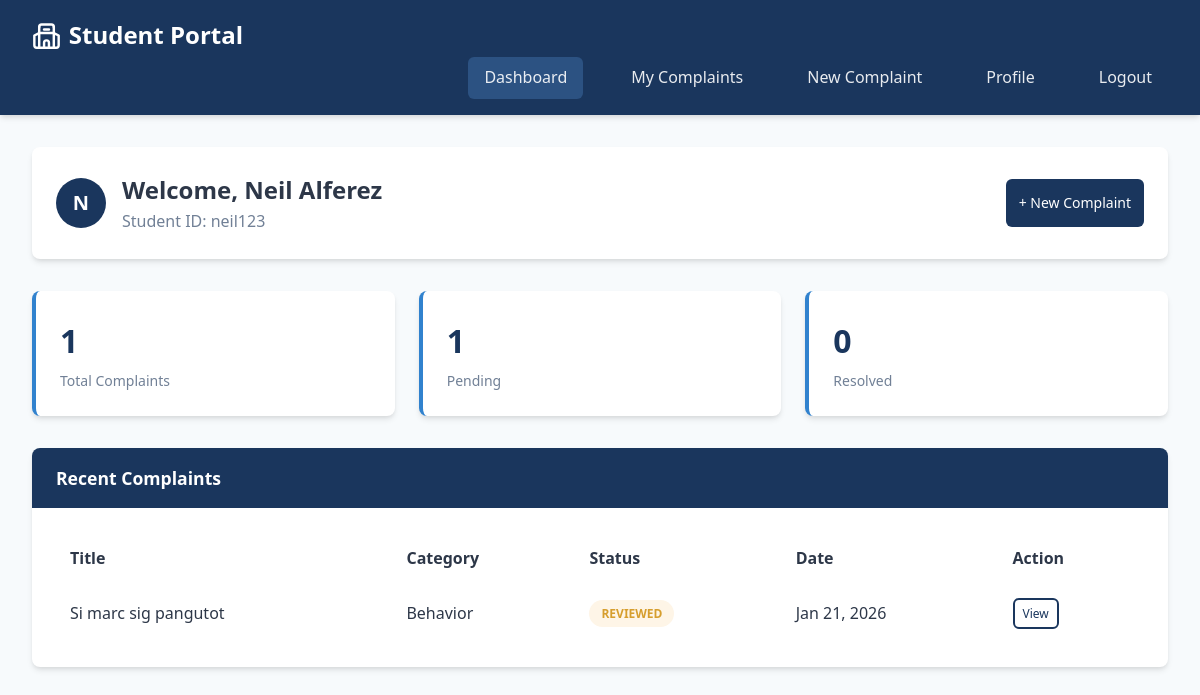
The app's page /students/dashboard.php (signed in) with its own data.
### tables this page shows
CREATE TABLE `complaints` (
  `id` int(11) NOT NULL,
  `title` varchar(200) NOT NULL,
  `description` text NOT NULL,
  `category` enum('academic','facility','behavior','other') NOT NULL,
  `priority` enum('low','medium','high','urgent') DEFAULT 'medium',
  `status` enum('submitted','reviewed','in_progress','resolved','closed') DEFAULT 'submitted',
  `student_id` int(11) NOT NULL,
  `assigned_teacher_id` int(11) DEFAULT NULL,
  `created_at` timestamp NOT NULL DEFAULT current_timestamp(),
  `updated_at` timestamp NOT NULL DEFAULT current_timestamp() ON UPDATE current_timestamp(),
  `resolved_at` timestamp NULL DEFAULT NULL
);

### includes/db.php (called while the page is built, shortened)
<?php
class Database
{
    private static $instance = null;
    private $conn;
    private function __construct()
    {
        try {
            $this->conn = new mysqli(DB_HOST, DB_USER, DB_PASS, DB_NAME);
            $this->conn->set_charset("utf8mb4");
        } catch (Exception $e) {
            die("Database connection error: " . $e->getMessage());
        }
    }
    public static function getInstance()
    {
        if (self::$instance === null) {
            self::$instance = new self();
        }
        return self::$instance;
    }
    public function getConnection()
    {
        return $this->conn;
    }
}

### includes/functions.php (called while the page is built, shortened)
<?php
require_once 'db.php';
class ComplaintSystem
{
    private $db;
    public function __construct()
    {
        $database = Database::getInstance();
        $this->db = $database->getConnection();
    }
    public function getComplaints($filters = [])
    {
        $sql = "SELECT c.*, u.full_name as student_name, t.full_name as teacher_name
                FROM complaints c
                LEFT JOIN users u ON c.student_id = u.id
                LEFT JOIN users t ON c.assigned_teacher_id = t.id";
        $whereClauses = [];
        $params = [];
        $types = "";
        if ($_SESSION['user_role'] === 'student') {
            $whereClauses[] = "c.student_id = ?";
            $params[] = $_SESSION['user_id'];
            $types .= "i";
        } elseif ($_SESSION['user_role'] === 'teacher') {
            $whereClauses[] = "c.assigned_teacher_id = ?";
            $params[] = $_SESSION['user_id'];
            $types .= "i";
        }
        if (!empty($whereClauses)) {
            $sql .= " WHERE " . implode(" AND ", $whereClauses);
        }
        $sql .= " ORDER BY c.created_at DESC";
        $stmt = $this->db->prepare($sql);
        if (!empty($params)) {
            $stmt->bind_param($types, ...$params);
        }
        $stmt->execute();
        return $stmt->get_result()->fetch_all(MYSQLI_ASSOC);
    }
    public function getStats()
    {
        $role = $_SESSION['user_role'];
        $userId = $_SESSION['user_id'];
        $stats = [];
        $sql = "SELECT COUNT(*) as total FROM complaints";
        if ($role === 'student') {
            $sql .= " WHERE student_id = ?";
            $stmt = $this->db->prepare($sql);
            $stmt->bind_param("i", $userId);
        } elseif ($role === 'teacher') {
            $sql .= " WHERE assigned_teacher_id = ?";
            $stmt = $this->db->prepare($sql);
            $stmt->bind_param("i", $userId);
        } else {
            $stmt = $this->db->prepare($sql);
        }
        $stmt->execute();
        $stats['total'] = $stmt->get_result()->fetch_assoc()['total'];
        $sql = "SELECT COUNT(*) as pending FROM complaints WHERE status IN ('submitted', 'reviewed')";
        if ($role === 'student') {
            $sql .= " AND student_id = ?";
            $stmt = $this->db->prepare($sql);
            $stmt->bind_param("i", $userId);
        } elseif ($role === 'teacher') {
            $sql .= " AND assigned_teacher_id = ?";
            $stmt = $this->db->prepare($sql);
            $stmt->bind_param("i", $userId);
        } else {
            $stmt = $this->db->prepare($sql);
        }
        $stmt->execute();
        $stats['pending'] = $stmt->get_result()->fetch_assoc()['pending'];
        return $stats;
    }
}

### students/dashboard.php (the view, shortened to what this page needs)
<?php
require_once '../includes/functions.php';
$system = new ComplaintSystem();
$stats = $system->getStats();
?>
<!DOCTYPE html>
<html lang="en">
<head>
    <link rel="stylesheet" href="../assets/css/style.css">
    <link rel="stylesheet" href="../assets/css/dashboard.css">
</head>
<body>
    <nav class="navbar">
        <a href="#" class="navbar-brand">Student Portal</a>
        <div class="navbar-menu">
            <a href="dashboard.php" class="nav-link active">Dashboard</a>
            <a href="complaints.php" class="nav-link">My Complaints</a>
            <a href="new-complaint.php" class="nav-link">New Complaint</a>
            <a href="profile.php" class="nav-link">Profile</a>
            <a href="../logout.php" class="nav-link">Logout</a>
        </div>
    </nav>
    <div class="container">
        <div class="dashboard-header">
            <div class="user-info">
                <div class="user-avatar">
                    <?php echo substr($_SESSION['user_name'], 0, 1); ?>
                </div>
                <div>
                    <h2 style="margin: 0;">Welcome, <?php echo htmlspecialchars($_SESSION['user_name']); ?></h2>
                    <p style="margin: 0; color: var(--text-light);">Student ID: <?php echo htmlspecialchars($_SESSION['username']); ?></p>
                </div>
            </div>
            <a href="new-complaint.php" class="btn btn-primary">+ New Complaint</a>
        </div>
        <div class="dashboard-grid">
            <div class="stat-card">
                <div class="stat-number"><?php echo $stats['total']; ?></div>
                <div class="stat-label">Total Complaints</div>
            </div>
            <div class="stat-card">
                <div class="stat-number"><?php echo $stats['pending']; ?></div>
                <div class="stat-label">Pending</div>
            </div>
            <div class="stat-card">
                <div class="stat-number"><?php echo $stats['total'] - $stats['pending']; ?></div>
                <div class="stat-label">Resolved</div>
            </div>
        </div>
        <div class="card">
            <div class="card-header">Recent Complaints</div>
            <div class="card-body">
                <?php
                $recentComplaints = $system->getComplaints();
                $recentComplaints = array_slice($recentComplaints, 0, 5);
                if (empty($recentComplaints)):
                ?>
                    <p style="text-align: center; color: var(--text-light);">
                        No complaints yet. <a href="new-complaint.php">Submit your first complaint</a>
                    </p>
                <?php else: ?>
                    <table style="width: 100%;">
                        <thead>
                            <tr style="border-bottom: 2px solid var(--border);">
                                <th style="text-align: left; padding: 0.75rem;">Title</th>
                                <th style="text-align: left; padding: 0.75rem;">Category</th>
                                <th style="text-align: left; padding: 0.75rem;">Status</th>
                                <th style="text-align: left; padding: 0.75rem;">Date</th>
                                <th style="text-align: left; padding: 0.75rem;">Action</th>
                            </tr>
                        </thead>
                        <tbody>
                            <?php foreach ($recentComplaints as $complaint): ?>
                                <tr>
                                    <td style="padding: 0.75rem;"><?php echo htmlspecialchars($complaint['title']); ?></td>
                                    <td style="padding: 0.75rem;"><?php echo ucfirst($complaint['category']); ?></td>
                                    <td style="padding: 0.75rem;">
                                        <span class="badge badge-<?php echo $complaint['status']; ?>">
                                            <?php echo ucfirst(str_replace('_', ' ', $complaint['status'])); ?>
                                        </span>
                                    </td>
                                    <td style="padding: 0.75rem;"><?php echo date('M d, Y', strtotime($complaint['created_at'])); ?></td>
                                    <td style="padding: 0.75rem;">
                                        <a href="complaints.php?view=<?php echo $complaint['id']; ?>" class="btn btn-outline" style="padding: 0.25rem 0.5rem; font-size: 0.75rem;">
                                            View
                                        </a>
                                    </td>
                                </tr>
                            <?php endforeach; ?>
                        </tbody>
                    </table>
                <?php endif; ?>
            </div>
        </div>
    </div>
</body>
</html>

### assets/css/style.css (style rules this page uses)
:root { --primary: #1a365d; --primary-light: #2c5282; --secondary: #3182ce; --success: #38a169; --warning: #d69e2e; --danger: #e53e3e; --info: #4299e1; --dark: #2d3748; --light: #f7fafc; --text: #2d3748; --text-light: #718096; --border: #e2e8f0; --shadow: 0 4px 6px -1px rgba(0, 0, 0, 0.1), 0 2px 4px -1px rgba(0, 0, 0, 0.06); --shadow-lg: 0 10px 15px -3px rgba(0, 0, 0, 0.1), 0 4px 6px -2px rgba(0, 0, 0, 0.05); }
* { margin: 0; padding: 0; box-sizing: border-box; }
body { font-family: "Segoe UI", Tahoma, Geneva, Verdana, sans-serif; background-color: var(--light); color: var(--text); line-height: 1.6; }
.navbar { background-color: var(--primary); padding: 1rem 2rem; box-shadow: var(--shadow); position: sticky; top: 0; z-index: 1000; }
.navbar-brand { color: white; font-size: 1.5rem; font-weight: bold; text-decoration: none; display: inline-flex; align-items: center; gap: 0.5rem; }
.navbar-brand::before { content: ""; width: 1.8rem; height: 1.8rem; background-color: currentColor; flex: 0 0 auto; }
.navbar-menu { display: flex; justify-content: flex-end; gap: 2rem; align-items: center; margin-left: auto; }
.nav-link { color: rgba(255, 255, 255, 0.9); text-decoration: none; padding: 0.5rem 1rem; border-radius: 0.375rem; transition: all 0.3s ease; position: relative; }
.nav-link.active { background-color: var(--primary-light); }
.container { max-width: 1200px; margin: 0 auto; padding: 2rem; }
.card { background: white; border-radius: 0.5rem; box-shadow: var(--shadow); overflow: hidden; transition: transform 0.2s, box-shadow 0.2s; }
.card-header { background-color: var(--primary); color: white; padding: 1rem 1.5rem; font-weight: 600; font-size: 1.1rem; }
.card-body { padding: 1.5rem; }
.btn { display: inline-flex; align-items: center; justify-content: center; gap: 0.5rem; padding: 13px; border: none; border-radius: 0.375rem; font-weight: 500; cursor: pointer; transition: all 0.3s ease; text-decoration: none; font-size: 0.875rem; }
.btn-primary { background-color: var(--primary); color: white; }
.btn-outline { background: transparent; border: 2px solid var(--primary); color: var(--primary); }
.badge { display: inline-block; padding: 0.25rem 0.75rem; border-radius: 9999px; font-size: 0.75rem; font-weight: 600; text-transform: uppercase; }
.badge-reviewed { background-color: #fef5e7; color: var(--warning); }
.dashboard-grid { display: grid; grid-template-columns: repeat(auto-fit, minmax(250px, 1fr)); gap: 1.5rem; margin-bottom: 2rem; }
.stat-card { background: white; padding: 1.5rem; border-radius: 0.5rem; box-shadow: var(--shadow); border-left: 4px solid var(--secondary); transition: transform 0.2s; }
.stat-number { font-size: 2rem; font-weight: bold; color: var(--primary); }
.stat-label { color: var(--text-light); font-size: 0.875rem; margin-top: 0.25rem; }

### assets/css/dashboard.css (style rules this page uses)
.dashboard-header { background: white; padding: 1.5rem; border-radius: 0.5rem; box-shadow: var(--shadow); margin-bottom: 2rem; display: flex; justify-content: space-between; align-items: center; flex-wrap: wrap; gap: 1rem; }
.user-info { display: flex; align-items: center; gap: 1rem; }
.user-avatar { width: 50px; height: 50px; border-radius: 50%; background-color: var(--primary); display: flex; align-items: center; justify-content: center; color: white; font-weight: bold; font-size: 1.25rem; }

### records on screen
complaints: title "Si marc sig pangutot", category "Behavior", status "REVIEWED", created_at "Jan 21, 2026"

### other values on screen
substr($_SESSION['user_name'], 0, 1) "N"
$_SESSION['user_name'] "Neil Alferez"
$_SESSION['username'] "neil123"
$stats['total'] "1"
$stats['pending'] "1"
$stats['total'] - $stats['pending'] "0"
